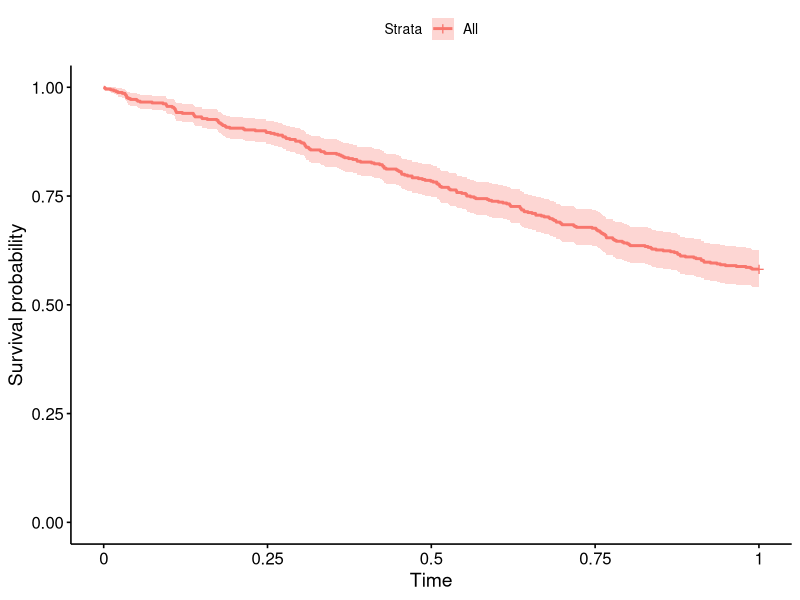
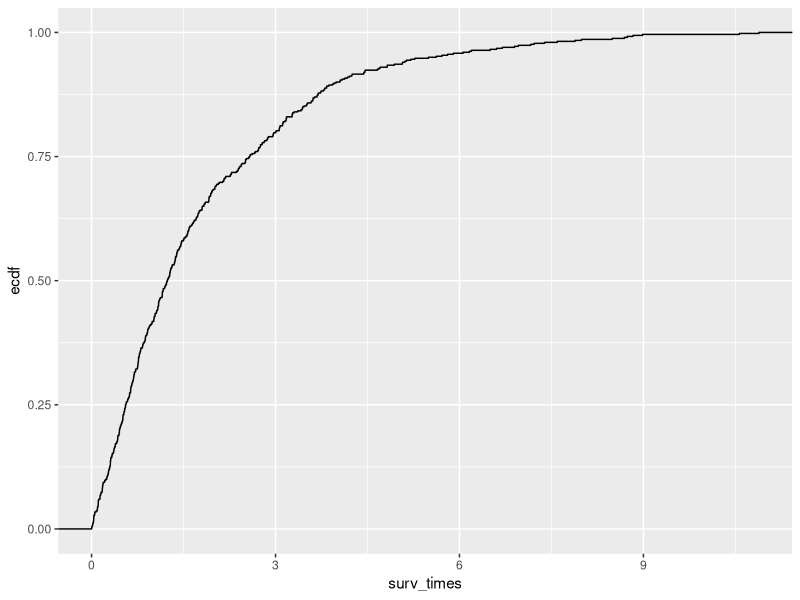

Source code (R) for these figures, in order:
## ---- chunk 1
library(tidyverse)
library(survival)
library(survminer)
## ---- chunk 2
surv_times <- rexp(500, rate=1/2)
censor_time <- 1
## ---- chunk 3
df <-
  tibble(surv_times, censor_time) %>%
  mutate(observed = pmin(surv_times, censor_time)) %>%
  mutate(status = if_else(observed == 1, 0, 1))
## ---- chunk 4
fit <- survfit(Surv(observed, status) ~ 1, data = df)
## ---- chunk 5
ggsurvplot(fit, data = df)
## ---- chunk 6
df %>%
  ggplot() +
  aes(surv_times) +
  stat_ecdf()
